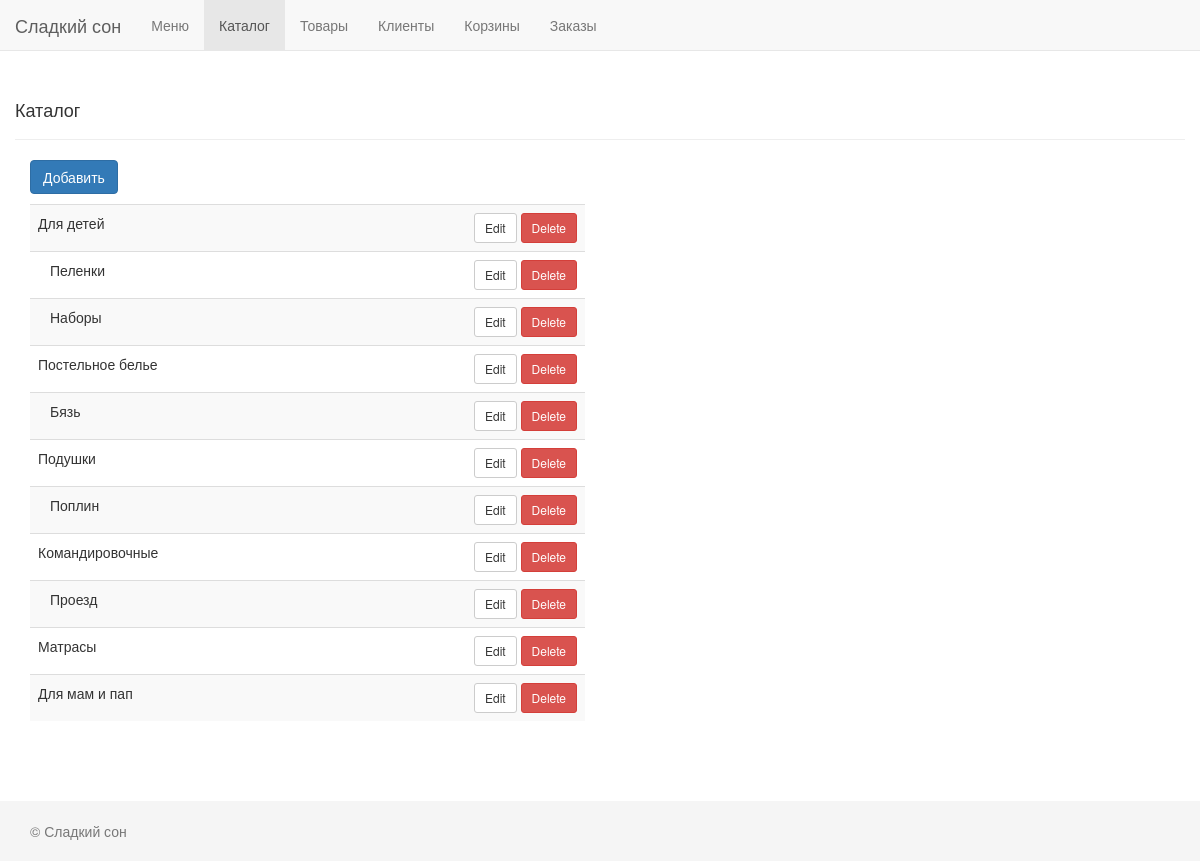
The app's page /admin/index.php?section=catalog with its own data.
### tables this page shows
CREATE TABLE IF NOT EXISTS `catalog` (
  `id` int(11) NOT NULL,
  `parent_id` int(11) NOT NULL,
  `name` char(250) NOT NULL,
  `price` char(30) DEFAULT NULL,
  `amount` char(30) DEFAULT NULL,
  `link` char(250) DEFAULT NULL,
  `imgLink` char(250) DEFAULT NULL
);

### admin/models/catalog.php (called while the page is built, shortened)
<?php
function GetCatalogList($parent_id = 0)
{
    $sql = "SELECT * FROM catalog WHERE parent_id=?";
    $sth = Db()->prepare($sql);
    if (!$sth->execute([$parent_id])) {
        print_r($sth->errorInfo());
        die;
    }
    return $sth->fetchall();
}

### admin/templates/catalog/list.php (the view, shortened to what this page needs)
<?php
$items = GetCatalogList();
?>
<div class="page-header">
    <h4>Каталог</h4>
</div>
<div class="col-xs-6">
    <button class="btn btn-primary" onclick="location.href='?section=catalog&action=new'">Добавить</button>
    <table class="table table-striped">
        <?php foreach ($items as $item): ?>
            <tr>
                <td>
                    <?= $item['name'] ?>
                </td>
                <td class="text-right">
                    <button type="button" class="btn btn-default btn-sm"
                            onclick="location.href='?section=catalog&action=edit&id=<?= $item['id'] ?>'">
                        Edit
                    </button>
                    <a href="?section=catalog&action=delete&id=<?= $item['id'] ?>" class="btn btn-danger btn-sm"
                            onclick="return confirm('Вы уверены?');">
                        Delete</a>
                </td>
            </tr>
            <?php
            $children = GetCatalogList($item['id']);
            if (!$children) continue;
            foreach ($children as $child):
            ?>
                <tr>
                    <td style="padding-left: 20px">
                        <?= $child['name'] ?>
                    </td>
                    <td class="text-right">
                        <button type="button" class="btn btn-default btn-sm"
                                onclick="location.href='?section=catalog&action=edit&id=<?= $child['id'] ?>'">
                            Edit
                        </button>
                        <a href="?section=catalog&action=delete&id=<?= $child['id'] ?>" class="btn btn-danger btn-sm"
                                onclick="return confirm('Вы уверены?');">
                            Delete</a>
                    </td>
                </tr>
            <?php endforeach; ?>
        <?php endforeach; ?>
    </table>
</div>

### admin/css/main.css (style rules this page uses)
html { position: relative; min-height: 100%; }
body { margin-bottom: 60px; }

### records on screen
catalog: name "Для детей"
catalog: name "Пеленки"
catalog: name "Наборы"
catalog: name "Постельное белье"
catalog: name "Бязь"
catalog: name "Подушки"
catalog: name "Поплин"
catalog: name "Командировочные"
catalog: name "Проезд"
catalog: name "Матрасы"
catalog: name "Для мам и пап"
